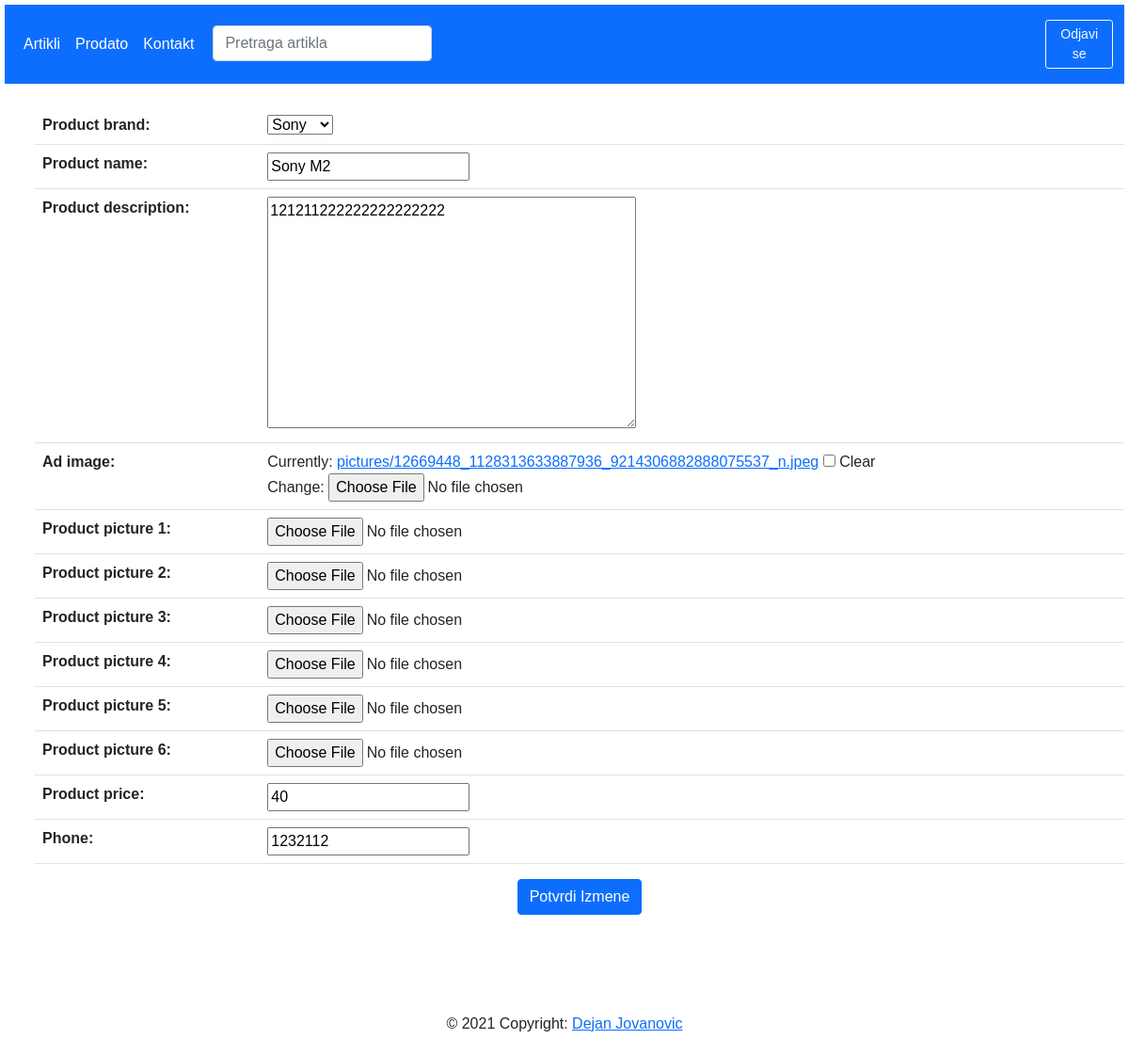
/c394a4df0f0b45ceac21858cfaed85cb/update_item/ (signed in), run on the app's committed database.
### shop_app/models.py (models this page shows, shortened)
class ProductName(models.Model):
    user =                  models.ForeignKey(User, on_delete=models.CASCADE)
    id =                    models.UUIDField(primary_key=True, default=uuid.uuid4)
    product_name =          models.CharField(max_length=200)
    product_description =   models.TextField(max_length=500)
    date_posted =           models.DateTimeField(auto_now_add=True)
    ad_image =              ResizedImageField(size=[320,240], quality=100, upload_to='pictures', blank=True, null=True)
    product_picture_1 =     ResizedImageField(quality=100, upload_to='pictures', blank=True, null=True)
    product_picture_2 =     ResizedImageField(quality=100, upload_to='pictures', blank=True, null=True)
    product_picture_3 =     ResizedImageField(quality=100, upload_to='pictures', blank=True, null=True)
    product_picture_4 =     ResizedImageField(quality=100, upload_to='pictures', blank=True, null=True)
    product_picture_5 =     ResizedImageField(quality=100, upload_to='pictures', blank=True, null=True)
    product_picture_6 =     ResizedImageField(quality=100, upload_to='pictures', blank=True, null=True)
    product_price =         models.IntegerField(default='0', null=True, blank=False)
    phone =                 models.CharField(max_length=20)
    product_brand =         models.ForeignKey('Brand', on_delete=models.CASCADE, blank=True, null=True)
    class Meta:
        ordering = ['-date_posted']

### shop_app/views.py (the view)
# urls.py: path('<pk>/update_item/', views.ProductNameUpdateView.as_view(), name='update_item'),
class ProductNameUpdateView(generic.UpdateView):
    model = ProductName
    form_class = ProductNameForm
    template_name = 'update_item.html'
    success_url = reverse_lazy('product')

### shop_app/forms.py
class ProductNameForm(forms.ModelForm):
	class Meta:
		model = ProductName
		fields = (
			'user',
			'product_brand',
			'product_name',
			'product_description',
			'ad_image',
			'product_picture_1',
			'product_picture_2',
			'product_picture_3',
			'product_picture_4',
			'product_picture_5',
			'product_picture_6',
			'product_price',
			'phone'
			)
		widgets = {
			'user':forms.TextInput(attrs={'class': 'form-control', 'value':'', 'id':'admin', 'type':'hidden'}),
		}

### shop_app/models.py (called while the page is built)
    def __str__(self):
        return self.brand_name

### shop_app/templates/update_item.html (shortened to what this page needs)
{% extends 'base.html' %}
{% block content %}
{% if user.is_authenticated %}
<ul>
<br>
<form class="form-group" method="post" enctype="multipart/form-data">
    <table class="table table-hover">
        {{ form.as_table}}
    </table>
    <input class="btn btn-primary" type="submit" value='Potvrdi Izmene'>
</form>
</ul>
{% endif %}
{% endblock %}

### shop_app/static/shop_app/css/styles.css (style rules this page uses)
body { padding: 5px; font-family: Arial, Helvetica, sans-serif; }

### data on the page
ProductName: product_brand "Sony", product_name "Sony M2", product_description "121211222222222222222", product_price "40", phone "1232112"
